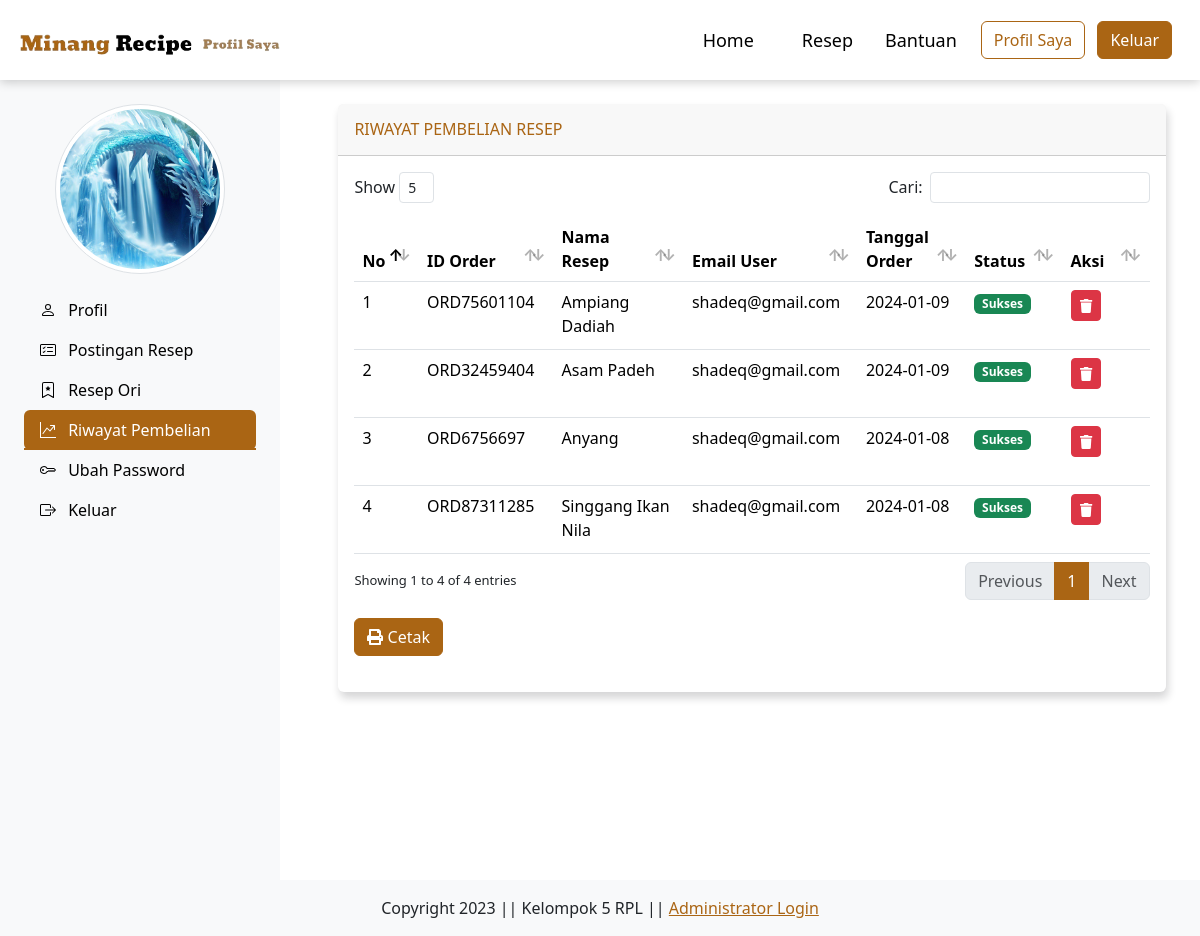
Page /User/userLaporan.php (signed in) on the committed database.
### tables this page shows
CREATE TABLE `user` (
  `us_id` int(11) NOT NULL,
  `us_name` varchar(255) NOT NULL,
  `us_email` varchar(255) NOT NULL,
  `us_pass` varchar(255) NOT NULL,
  `us_occ` varchar(255) DEFAULT NULL,
  `us_img` text DEFAULT NULL
);

CREATE TABLE `orderan` (
  `order_id` int(11) NOT NULL,
  `form_order_id` varchar(50) DEFAULT NULL,
  `us_id` int(11) DEFAULT NULL,
  `resep_id` int(11) DEFAULT NULL,
  `tgl_order` date NOT NULL DEFAULT current_timestamp(),
  `harga` int(11) DEFAULT NULL,
  `status_pembayaran` enum('Sukses','Cancelled') DEFAULT 'Sukses'
);

CREATE TABLE `resep` (
  `resep_id` int(11) NOT NULL,
  `title` varchar(255) NOT NULL,
  `author` varchar(255) DEFAULT NULL,
  `deskripsi` text NOT NULL,
  `thumbnail` varchar(255) NOT NULL,
  `durasi` varchar(10) NOT NULL,
  `daerah_asal` varchar(25) NOT NULL,
  `harga` int(11) DEFAULT NULL,
  `tipe` enum('ori','umum') NOT NULL,
  `url_vidio` varchar(255) DEFAULT NULL,
  `us_id` int(11) DEFAULT NULL
);

### User/userLaporan.php (the view, shortened to what this page needs)
<?php
$currentPage = 'laporan';
include('../mainInclude/headerUser.php');
?>
<div class="container-fluid mt-4" id="container-wrapper">
  <div class="col-lg-12">
    <div class="card mb-4">
      <div class="card-header py-3 d-flex flex-row align-items-center justify-content-between">
        <h6 class="m-0 font-weight-bold text-primary">RIWAYAT PEMBELIAN RESEP</h6>
      </div>
      <div class="table-responsive p-3">
        <table class="table align-items-center table-flush table-hover" id="dataTableHover">
          <thead class="thead-light">
            <tr>
              <th style="width: 5%;">No</th>
              <th style="width: 15%;">ID Order</th>
              <th style="width: 15%;">Nama Resep</th>
              <th style="width: 13%;">Email User</th>
              <th style="width: 10%;">Tanggal Order</th>
              <th style="width: 10%;">Status</th>
              <th style="width: 10%;">Aksi</th>
            </tr>
          </thead>
          <tbody>
            <?php
            include('../dbConnection.php');
            $no = 1;
            $usEmail = $_SESSION['usLogemail'];
            $query = mysqli_query($conn, "SELECT orderan.*, resep.*, user.us_email
            FROM orderan
            INNER JOIN resep ON orderan.resep_id = resep.resep_id
            INNER JOIN user ON orderan.us_id = user.us_id
            WHERE user.us_email = '$usEmail'
            ORDER BY orderan.order_id DESC");
            while ($data = mysqli_fetch_array($query)) {
              ?>
              <tr>
                <td>
                  <?= $no++; ?>
                </td>
                <td>
                  <?= $data['form_order_id']; ?>
                </td>
                <td>
                  <?= $data['title']; ?>
                </td>
                <td>
                  <?= $data['us_email']; ?>
                </td>
                <td>
                 <?= $data['tgl_order']; ?>
                </td>
                <td>
                  <?php
                  $status_pembayaran = $data['status_pembayaran'];
                  echo '<span class="badge bg-success text-white">' . $status_pembayaran . '</span>';
                  ?>
                </td>
                <td>
                  <form method="POST" class="d-inline">
                    <button type="submit" class="btn btn-danger btn-sm" name="delete-ori">
                      <i class="fas fa-trash"></i>
                    </button>
                  </form>
                </td>
              </tr>
              <?php
            }
            ?>
          </tbody>
        </table>
        <button class="btn btn-primary mt-3" onclick="printPage()">
          <i class="fa fa-print" aria-hidden="true"></i> Cetak
        </button>
      </div>
    </div>
  </div>
</div>
</main>
<?php
include('../mainInclude/footerUser.php');
?>

### mainInclude/headerUser.php (shortened to what this page needs)
<?php
include_once('../dbConnection.php');
if (isset($_SESSION['is_login'])) {
  $usEmail =  $_SESSION['usLogemail'];
}
if(isset($usEmail)){
  $sql = "SELECT us_img FROM user WHERE us_email = '$usEmail'";
  $result = $conn->query($sql);
  $row = $result->fetch_assoc();
  $us_img = $row["us_img"];
}
?>
<!DOCTYPE html>
<html lang="en">
<head>
  <link rel="stylesheet" href="../assets/css/main.min.css">
  <link rel="stylesheet" href="../assets/css/font-awesmome/css/all.css">
  <link rel="stylesheet" href="../assets/css/home.css">
  <link rel="stylesheet" href="../assets/vendor-tables/datatables/dataTables.bootstrap4.min.css">
  <link rel="stylesheet" href="../preview/style-prev.css">
</head>
<body>
<nav class="navbar navbar-expand-lg sticky-top">
<a class="navbar-brand me-auto" href="../index.php">
        <img src="../assets/img/logo-user-profil.png"></a>
    <div class="container">
      <div class="offcanvas offcanvas-end" tabindex="-1" id="offcanvasNavbar" aria-labelledby="offcanvasNavbarLabel">
        <div class="offcanvas-body">
          <ul class="navbar-nav justify-content-end flex-grow-1 pe-3">
            <li class="nav-item">
              <a class="nav-link mx-lg-3"  href="../index.php">Home</a>
            </li>
            <li class="nav-item">
              <a class="nav-link mx-lg-3" href="../resep-utama.php">Resep</a>
            </li>
            <li class="nav-item">
              <a class="nav-link mx-lg-" href="../bantuan.php">Bantuan</a>
            </li>
          </ul>
        </div>
      </div>
      <div><a href="userProfil.php" class="btn btn-outline-primary mx-lg">Profil Saya</a>
      <a href="../logout.php" class="btn btn-primary mx-lg-2">Keluar</a>
      </div>
    </div>
  </nav>
<main class="d-flex flex-nowrap">
  <div class="d-flex flex-column flex-shrink-0 p-4 bg-body-tertiary" style="width: 280px;">
    <ul class="nav nav-pills flex-column mb-auto">
      <li class="text-center mb-3">
          <?php
              if (!empty($us_img)) {
                  echo '<img src="' . $us_img . '" class="img-thumbnail rounded-circle" alt="..." style="width: 170px; height: 170px;">';
              } else {
                  echo '<img src="../assets/img/blank-profile.png" class="img-thumbnail rounded-circle" alt="Default Image" style="width: 170px; height: 170px;">';
              }
          ?>
      </li>
      <li>
        <a href="userProfil.php" class="nav-link <?php if ($currentPage === 'profil') echo 'active';?>">
          Profil
        </a>
      </li>
      <li>
        <a href="userPostingan.php" class="nav-link <?php if ($currentPage === 'postingan') echo 'active'; ?>" aria-current="page">
          Postingan Resep
        </a>
      </li>
      <li>
        <a href="userResepOri.php" class="nav-link <?php if ($currentPage === 'resep_ori') echo 'active'; ?>" aria-current="page">
         Resep Ori
        </a>
      </li>
      <li>
        <a href="userLaporan.php" class="nav-link <?php if ($currentPage === 'laporan') echo 'active'; ?>" aria-current="page">
          Riwayat Pembelian
        </a>
      </li>
      <li>
        <a href="userUbahPass.php" class="nav-link <?php if ($currentPage === 'userUbahPass') echo 'active'; ?>" aria-current="page">
          Ubah Password
        </a>
      </li>
      <li>
        <a href="../logout.php" class="nav-link">
          Keluar
        </a>
      </li>
    </ul>
  </div>
  <div class="b-example-divider b-example-vr"></div>

### assets/css/home.css (style rules this page uses)
.navbar { background-color: #fff; height: 80px; padding: 0.5rem; box-shadow: 0 2px 10px rgba(0, 0, 0, 0.2); }
.navbar-brand img { max-width: 222px; }
.nav-item { font-size: 18px; }
.nav-link { color: #AA6514; font-weight: 500; position: relative; }
.nav-link:hover, .nav-link.active { color: #000 }
@media (min-width: 930px) { .nav-link:before { content: ""; position: absolute; bottom: 0; left: 50%; transform: translateX(-50%); width: 0; height: 2px; background-color: #AA6514; visibility: hidden; transition: 0.3s ease-in-out; } }
@media (min-width: 930px) { .nav-link:hover::before, .nav-link.active::before { width: 100%; visibility: visible; } }
section.hero h1, p, button { margin-bottom: 20px; }
.card { margin: 0 1.4em; box-shadow: 2px 6px 8px 0 rgba(22, 22, 26, 0.18); border: none; text-align: left; }

### mainInclude/headerUser.php (style rules this page uses)
.navbar-brand img { margin-left: 12px; max-width: 260px; }
.b-example-vr { flex-shrink: 0; width: 1.5rem; height: 100vh; }
.bi { vertical-align: -.125em; fill: currentColor; }
.nav-link { color: black; }

### rows in the picture
user: us_img (picture)
orderan: form_order "ORD75601104", resep.title "Ampiang Dadiah", us.us_email "shadeq@gmail.com", tgl_order "2024-01-09", status_pembayaran "Sukses"
orderan: form_order "ORD32459404", resep.title "Asam Padeh", us.us_email "shadeq@gmail.com", tgl_order "2024-01-09", status_pembayaran "Sukses"
orderan: form_order "ORD6756697", resep.title "Anyang", us.us_email "shadeq@gmail.com", tgl_order "2024-01-08", status_pembayaran "Sukses"
orderan: form_order "ORD87311285", resep.title "Singgang Ikan Nila", us.us_email "shadeq@gmail.com", tgl_order "2024-01-08", status_pembayaran "Sukses"
